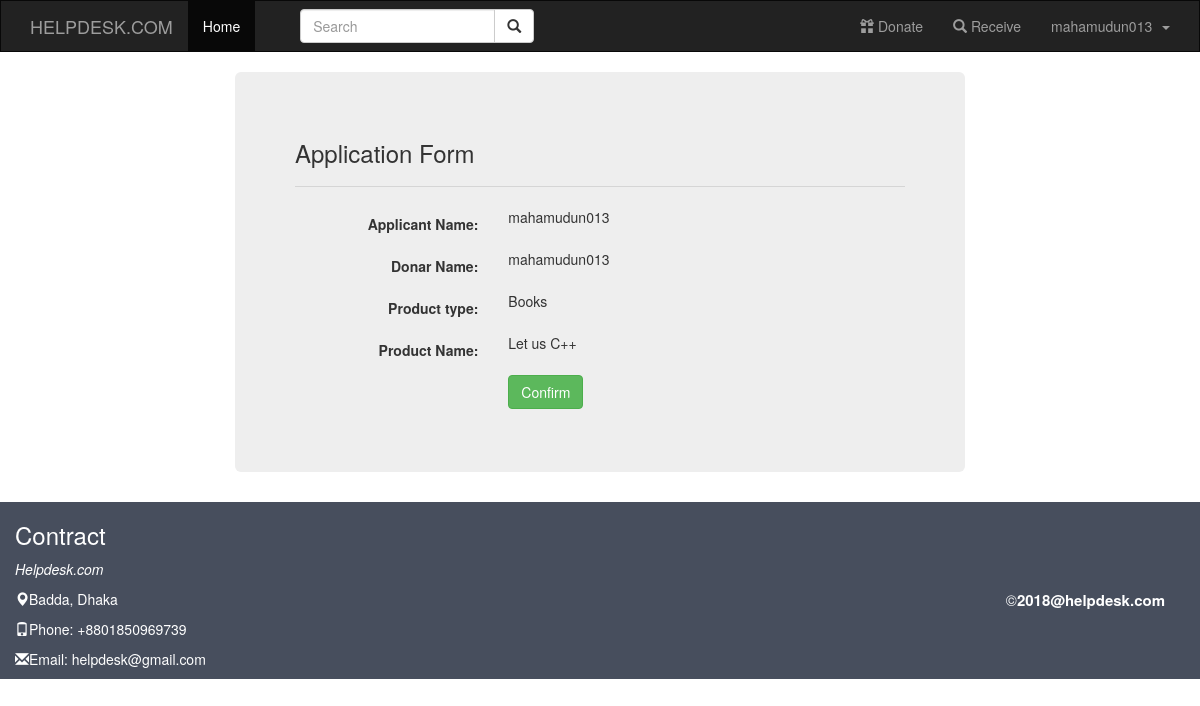
/apply_form.php?app_name=mahamudun013&product_id=1 (signed in), run on the app's committed database.
### tables this page shows
CREATE TABLE `donor_table` (
  `id` int(11) NOT NULL,
  `name` varchar(200) NOT NULL,
  `username` varchar(200) NOT NULL,
  `product_type` varchar(200) NOT NULL,
  `product_name` varchar(200) NOT NULL,
  `address` varchar(200) NOT NULL,
  `city` varchar(200) NOT NULL,
  `zip` varchar(200) NOT NULL,
  `phone_number` varchar(200) NOT NULL,
  `email` varchar(200) NOT NULL,
  `file` longblob NOT NULL
);

### apply_form.php (the view, shortened to what this page needs)
<!DOCTYPE html>
<html lang="en">
<head>
  <link rel="stylesheet" href="https://maxcdn.bootstrapcdn.com/bootstrap/3.3.7/css/bootstrap.min.css">
</head>
<body>
 <nav class="navbar navbar-inverse" style="border-radius: 0">
  <div class="container">
    <div class="navbar-header">
      <a class="navbar-brand" href="#">HELPDESK.COM</a>
    </div>
    <ul class="nav navbar-nav">
      <li class="active"><a href="#">Home</a></li>
      <li><a href="#"></a></li>
        <form class="navbar-form navbar-left">
          <div class="input-group">
             <input type="text" class="form-control" placeholder="Search">
          <div class="input-group-btn">
            <button class="btn btn-default" type="submit">
            <i class="glyphicon glyphicon-search"></i>
            </button>
          </div>
         </div>
      </form>
    </ul>
    <ul class="nav navbar-nav navbar-right">
      <li><a href="donor_info.php"><span class="glyphicon glyphicon-gift"></span> Donate</a></li>
      <li><a href="user_home.php"><span class="glyphicon glyphicon-search"></span> Receive</a></li>
      <li class="dropdown"><a class="dropdown-toggle" data-toggle="dropdown"
        href="#"><?php echo $_SESSION['username'];?> &nbsp<span class="caret"></span></a>
      </li>
    </ul>
  </div>
</nav>
  <div class="container">
    <div class="col-md-8 col-md-offset-2">
      <div class="jumbotron">
        <div class="form_head">
          <h3>Application Form</h3>
        </div>
        <hr>
        <div class="form_body">
          <?php
          include('config.php');
           $connect= mysqli_connect($dbservername,$dbusername,$dbpassword,$dbname);
              if (isset($_GET['product_id'])) {
                $applicant=$_GET['app_name'];
                $pro_id=$_GET['product_id'];
              $sql="SELECT * FROM donor_table WHERE id=$pro_id";
             $select =mysqli_query($connect,$sql);
            if (mysqli_num_rows($select) > 0) {
             while($row = mysqli_fetch_assoc($select)){
          ?>
           <form class="form-horizontal" action="#" method="POST">
            <div class="form-group">
              <label class="control-label col-sm-4">Applicant Name:</label>
              <div class="col-sm-6">
                <?php echo $applicant ?>
              </div>
            </div>
            <div class="form-group">
              <label class="control-label col-sm-4">Donar Name:</label>
              <div class="col-sm-6">
                <?php echo $row["username"] ?>
              </div>
            </div>
            <div class="form-group">
              <label class="control-label col-sm-4">Product type:</label>
              <div class="col-sm-6">
                <?php echo $row["product_type"] ?>
              </div>
            </div>
            <div class="form-group">
              <label class="control-label col-sm-4">Product Name:</label>
              <div class="col-sm-6">
                <?php echo $row["product_name"] ?>
              </div>
            </div>
            <div class="form-group">
              <div class="col-sm-offset-4 col-sm-6">
                <button type="submit" class="btn btn-success" name="req_apply">Confirm</button>
              </div>
            </div>
          </form>
          <?php }
        }
      }?>
        </div>
      </div>
    </div>
  </div>
  <?php include ("footer.php"); ?>
</body>
</html>

### data on the page
donor_table: username "mahamudun013", product_type "Books", product_name "Let us C++"

### other printed values
$_SESSION['username'] "mahamudun013"
